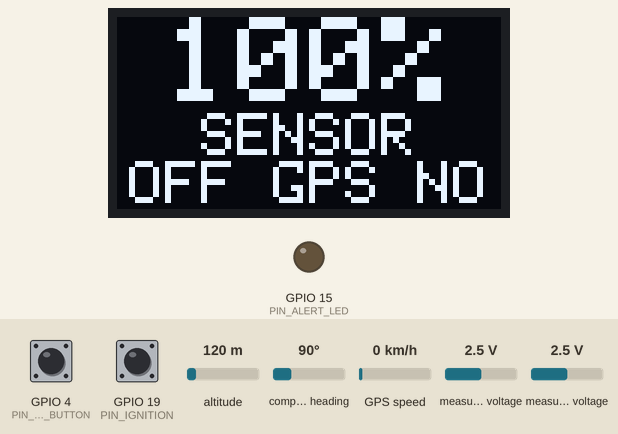
A sketch run on a simulated ESP32. Parts: 128×64 one-colour display, output pins drawn as LEDs (lit = HIGH). Inputs (shaded band) come from the test bench; at power-on: measured voltage 2.5 V, GPS speed 0 km/h, GPIO 19 (PIN_IGNITION) HIGH, GPIO 4 (PIN_TEST_BUTTON) HIGH, altitude 120 m, compass heading 90°. WiFi joins after 1.5 s; servers stay silent unless stated; the GPS gets a fix after 3 s at 37.7749, -122.4194 with 8 satellites; what the sketch prints to the serial monitor is not drawn.

Above: at 3.5 s.
3.6 s: measured voltage (sensor 200) set to 0.1 V
At 4.2 s:
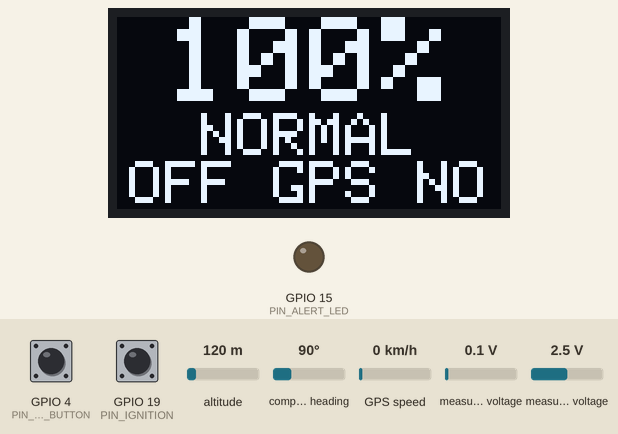
7.3 s: GPS speed set to 6 km/h
11.1 s: GPS speed set to 9 km/h
At 15.0 s:
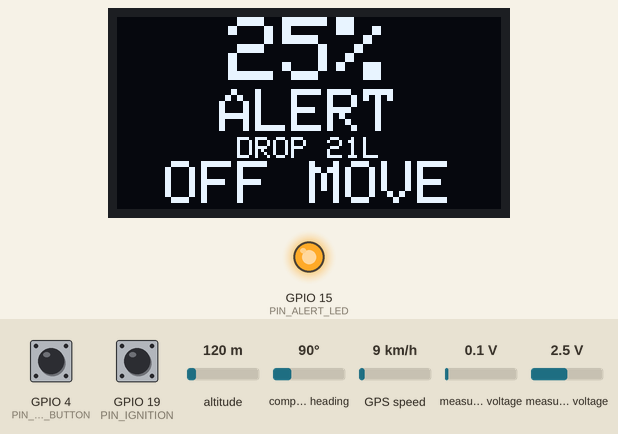
15.2 s: GPIO 19 (PIN_IGNITION) pulled LOW for 1 s
At 17.2 s:
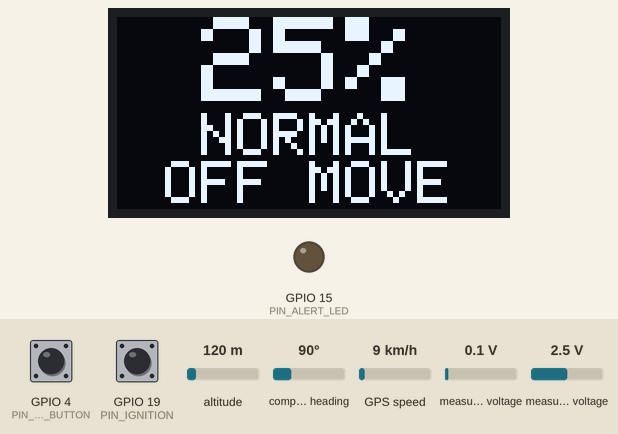
20.3 s: measured voltage (sensor 200) set to 2.5 V
At 21.0 s:
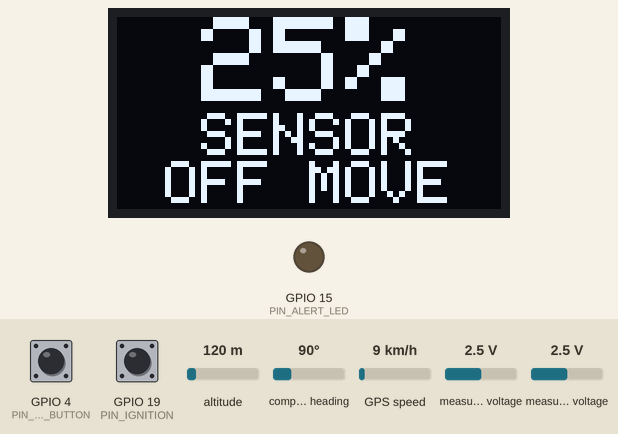
23.8 s: GPIO 19 (PIN_IGNITION) pulled LOW for 3.2 s
At 27.2 s:
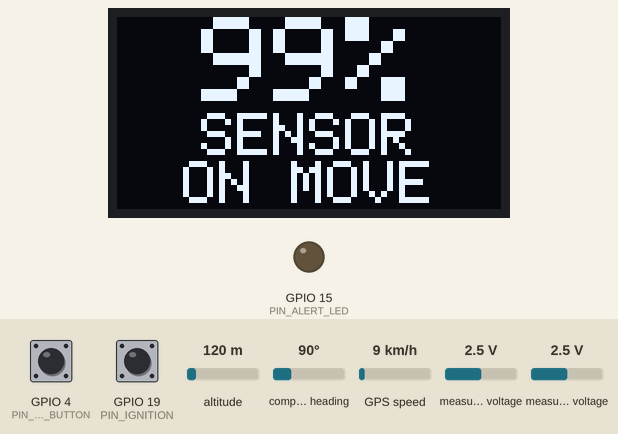
Timing chart, 0 to 28.7 s (numbered marks = the images above; inputs shaded):
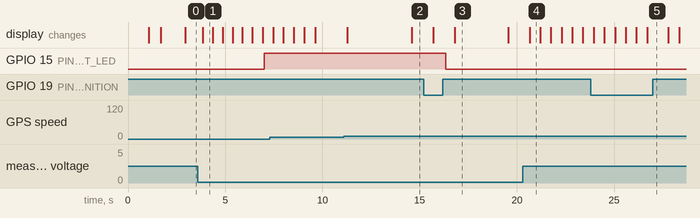

Measured:
- the behaviour switches between 7 and 8 km/h on GPS speed (found by bisection; images 1 and 2)
- after the input at 3.6 s, GPIO 15 (PIN_ALERT_LED): LOW → HIGH after 3.4 s; the display: changes after 0.25 s (image 1)
- after the input at 11.1 s, the display: first differs from a run without the input after 3.5 s (image 2)
- after the input at 15.2 s, GPIO 15 (PIN_ALERT_LED): HIGH → LOW after 1.1 s instead of 2.2 s; the display: first changes after 0.50 s (image 3 shows a later state)
- after the input at 20.3 s, the display: changes after 0.35 s (image 4)
- after the input at 23.8 s, the display: first differs from a run without the input after 0.70 s (image 5 shows a later state)
- what the display in image 1 shows lasts 0.5 s, from 3.9 s to 4.4 s

The sketch:

SmartT_Core_Demo.ino
```cpp
#include <Arduino.h>
#include <Wire.h>

#include "Config.h"
#include "Types.h"
#include "FuelSensor.h"
#include "FuelFilter.h"
#include "GpsContext.h"
#include "EventDetector.h"
#include "OledView.h"
#include "WebDashboard.h"
#include "LocalServerClient.h"

DashboardState dashboard;
FuelSensor fuelSensor;
FuelFilter fuelFilter;
GpsContext gpsContext;
EventDetector eventDetector;
OledView oledView;

#if SMARTT_ENABLE_WIFI_DASHBOARD
WebServer server(80);
WebDashboard webDashboard(server);
#if SMARTT_ENABLE_LOCAL_SERVER_PUSH
LocalServerClient localServerClient;
#endif
#endif

uint32_t lastSampleMs = 0;
uint32_t lastSerialMs = 0;
uint32_t lastOledMs = 0;

void readVehicleInputs() {
  dashboard.vehicle.ignitionOn = (digitalRead(PIN_IGNITION) == LOW);
  dashboard.vehicle.testPressed = (digitalRead(PIN_TEST_BUTTON) == LOW);
}

void updateFuelAndContext(uint32_t now) {
  readVehicleInputs();
  fuelSensor.read(dashboard);
  fuelFilter.update(dashboard, now);
  fuelSensor.updateHealth(dashboard, now);
  gpsContext.update(dashboard, now);
  eventDetector.update(dashboard, now);
}

void updateAlertLed() {
#if SMARTT_ENABLE_ALERT_LED
  bool active = (dashboard.currentEvent.alert != "NONE") ||
                (eventDetector.state() == DETECTOR_DROP_CANDIDATE) ||
                (eventDetector.state() == DETECTOR_THEFT_ALERT);
  digitalWrite(PIN_ALERT_LED, active ? HIGH : LOW);
#endif
}

void printBootSummary() {
  Serial.println();
  Serial.println("SmartT Core Demo");
  Serial.println("Pins: ADS1115 I2C 21/22, OLED SPI 5/23/17/16/18, ignition 19, test 4, GPS UART2 13/14");
  Serial.println("GPIO2 is not used.");
}

void setup() {
  Serial.begin(115200);
  delay(1000);
  printBootSummary();

  pinMode(PIN_IGNITION, INPUT_PULLUP);
  pinMode(PIN_TEST_BUTTON, INPUT_PULLUP);

#if SMARTT_ENABLE_ALERT_LED
  pinMode(PIN_ALERT_LED, OUTPUT);
  digitalWrite(PIN_ALERT_LED, LOW);
#endif

  Wire.begin(PIN_I2C_SDA, PIN_I2C_SCL);
  Wire.setClock(I2C_CLOCK_HZ);

  gpsContext.begin();
  Serial.print("GPS UART2: RX GPIO");
  Serial.print(PIN_GPS_RX);
  Serial.print(" TX GPIO");
  Serial.println(PIN_GPS_TX);

  dashboard.sensor.adsReady = fuelSensor.begin();
  if (dashboard.sensor.adsReady) {
    Serial.println("ADS1115 OK at 0x48, gain +/-4.096V");
  } else {
    Serial.println("ADS1115 not found. Check I2C wiring and ADDR -> GND.");
  }

  dashboard.sensor.oledReady = oledView.begin();
  if (!dashboard.sensor.oledReady) {
    Serial.println("OLED init failed. Serial JSON will still run.");
  }

#if SMARTT_ENABLE_WIFI_DASHBOARD
  webDashboard.begin(dashboard);
#if SMARTT_ENABLE_LOCAL_SERVER_PUSH
  localServerClient.begin();
#endif
#endif

  uint32_t now = millis();
  readVehicleInputs();
  fuelSensor.read(dashboard);
  fuelFilter.update(dashboard, now);
  fuelSensor.updateHealth(dashboard, now);
  gpsContext.update(dashboard, now);
  eventDetector.begin(dashboard, now);
  eventDetector.update(dashboard, now);
  updateAlertLed();
  oledView.draw(dashboard);
}

void loop() {
  uint32_t now = millis();

#if SMARTT_ENABLE_WIFI_DASHBOARD
  webDashboard.handleClient();
#endif

  gpsContext.read();

  if (now - lastSampleMs >= SAMPLE_INTERVAL_MS) {
    lastSampleMs = now;
    updateFuelAndContext(now);
    updateAlertLed();
  }

  if (now - lastSerialMs >= SERIAL_INTERVAL_MS) {
    lastSerialMs = now;
#if SMARTT_ENABLE_WIFI_DASHBOARD
    String telemetryJson = webDashboard.telemetryJson();
    Serial.println(telemetryJson);
#if SMARTT_ENABLE_LOCAL_SERVER_PUSH
    localServerClient.maybePost(telemetryJson, now);
#endif
#else
    Serial.println("{}");
#endif
  }

  if (now - lastOledMs >= OLED_INTERVAL_MS) {
    lastOledMs = now;
    oledView.draw(dashboard);
  }
}
```

EventDetector.h
```cpp
#pragma once

#include <Arduino.h>
#include "Types.h"

class EventDetector {
public:
  void begin(DashboardState& state, uint32_t now);
  void update(DashboardState& state, uint32_t now);
  DetectorState state() const { return state_; }

private:
  DetectorState state_ = DETECTOR_BOOT;
  DetectorState previousState_ = DETECTOR_BOOT;
  bool lastIgnitionOn_ = false;
  uint32_t stateStartMs_ = 0;
  uint32_t ignitionChangedMs_ = 0;

  float parkedBaselinePct_ = 0.0f;
  bool parkedBaselineReady_ = false;
  float candidateStartFuelPct_ = 0.0f;
  float candidateReferenceFuelPct_ = 0.0f;
  float candidateDropPct_ = 0.0f;
  float candidateWorstDropPct_ = 0.0f;
  uint32_t candidateStartMs_ = 0;

  uint32_t alertHoldUntilMs_ = 0;
  bool theftConfirmedWhileIgnitionOff_ = false;
  uint8_t confidence_ = 0;
  uint32_t lastStableUpdateMs_ = 0;
  uint32_t testHoldUntilMs_ = 0;
  uint32_t testAlertHoldUntilMs_ = 0;
  bool lastTestPressed_ = false;

  FuelEvent eventLog_[EVENT_LOG_SIZE];
  uint8_t eventLogCount_ = 0;
  uint8_t eventLogNext_ = 0;
  String lastLoggedMessage_ = "";

  void setDetectorState(DetectorState nextState, uint32_t now);
  void setCurrentEvent(DashboardState& state, const char* code, const char* alert,
                       const char* ruleResult, float deltaPercent, uint8_t confidence,
                       uint32_t now);
  const char* eventMessage(const char* code, const char* alert) const;
  void maybeLogCurrentEvent(DashboardState& state);
  void logEvent(DashboardState& state, const FuelEvent& event);
  void syncEventLog(DashboardState& state);

  void updateTestButton(const DashboardState& state, uint32_t now);
  void updateIgnitionTransition(DashboardState& state, uint32_t now);
  void maybeUpdateStableBaseline(const DashboardState& state, uint32_t now, float fuel);
  void startRefuelCandidate(DashboardState& state, uint32_t now, float fuel);
  void updateRefuelCandidate(DashboardState& state, uint32_t now, float fuel);
  void clearDropCandidate();
  void startDropCandidate(DashboardState& state, uint32_t now, float fuel, float dropPct);
  void updateDropCandidate(DashboardState& state, uint32_t now, float fuel);
  void updateTheftAlert(DashboardState& state, uint32_t now, float fuel);
  void updateFuelStateMachine(DashboardState& state, uint32_t now);
  void applyTestButtonOverride(DashboardState& state, uint32_t now);
  void exportDetectorToState(DashboardState& state);

  bool gpsAllowsParkedTheftDecision(DashboardState& state);
  bool signalLooksSloshy(const DashboardState& state) const;
  uint8_t computeTheftConfidence(DashboardState& state, float dropPct, float ratePctPerSec);
  uint8_t computeRefuelConfidence(const DashboardState& state, float risePct) const;
  uint8_t computeSloshingConfidence(const DashboardState& state) const;
};
```

FuelFilter.cpp
```cpp
#include "FuelFilter.h"

#include <math.h>

void FuelFilter::update(DashboardState& state, uint32_t now) {
  FuelTelemetry& fuel = state.fuel;

  if (!ready_) {
    reset(fuel.rawPercent, now);
    fuel.filteredPercent = filteredFuelPercent_;
    fuel.rawRatePercentPerSec = 0.0f;
    fuel.ratePercentPerSec = 0.0f;
    fuel.filterReady = true;
    fuel.liters = clampFloat(fuel.filteredPercent, 0.0f, 100.0f) *
                  state.tankCapacityLiters / 100.0f;
    updateStabilityMetrics(fuel);
    return;
  }

  float medianFuelPercent = medianFilteredFuel(fuel.rawPercent);
  float previousFiltered = filteredFuelPercent_;
  filteredFuelPercent_ += FUEL_EMA_ALPHA * (medianFuelPercent - filteredFuelPercent_);

  float rawRate = 0.0f;
  if (lastRateMs_ > 0 && now > lastRateMs_) {
    float dtSeconds = (float)(now - lastRateMs_) / 1000.0f;
    rawRate = (filteredFuelPercent_ - previousFiltered) / dtSeconds;
  }

  fuelRatePctPerSec_ += RATE_EMA_ALPHA * (rawRate - fuelRatePctPerSec_);
  lastRateMs_ = now;

  addStabilitySample(filteredFuelPercent_);

  fuel.filteredPercent = filteredFuelPercent_;
  fuel.rawRatePercentPerSec = rawRate;
  fuel.ratePercentPerSec = fuelRatePctPerSec_;
  fuel.filterReady = true;
  fuel.liters = clampFloat(fuel.filteredPercent, 0.0f, 100.0f) *
                state.tankCapacityLiters / 100.0f;
  updateStabilityMetrics(fuel);
}

void FuelFilter::reset(float seed, uint32_t now) {
  filteredFuelPercent_ = seed;
  fuelRatePctPerSec_ = 0.0f;
  lastRateMs_ = now;

  for (uint8_t i = 0; i < FUEL_MEDIAN_SIZE; i++) {
    medianBuffer_[i] = seed;
  }
  medianIndex_ = 0;
  medianCount_ = FUEL_MEDIAN_SIZE;

  for (uint8_t i = 0; i < FUEL_STABILITY_WINDOW_SIZE; i++) {
    stabilityWindow_[i] = seed;
  }
  stabilityIndex_ = 0;
  stabilityCount_ = FUEL_STABILITY_WINDOW_SIZE;
  ready_ = true;
}

float FuelFilter::medianFilteredFuel(float sample) {
  medianBuffer_[medianIndex_] = sample;
  medianIndex_ = (medianIndex_ + 1) % FUEL_MEDIAN_SIZE;
  if (medianCount_ < FUEL_MEDIAN_SIZE) {
    medianCount_++;
  }

  float sorted[FUEL_MEDIAN_SIZE];
  for (uint8_t i = 0; i < medianCount_; i++) {
    sorted[i] = medianBuffer_[i];
  }

  for (uint8_t i = 1; i < medianCount_; i++) {
    float key = sorted[i];
    int8_t j = i - 1;
    while (j >= 0 && sorted[j] > key) {
      sorted[j + 1] = sorted[j];
      j--;
    }
    sorted[j + 1] = key;
  }

  return sorted[medianCount_ / 2];
}

void FuelFilter::addStabilitySample(float sample) {
  stabilityWindow_[stabilityIndex_] = sample;
  stabilityIndex_ = (stabilityIndex_ + 1) % FUEL_STABILITY_WINDOW_SIZE;
  if (stabilityCount_ < FUEL_STABILITY_WINDOW_SIZE) {
    stabilityCount_++;
  }
}

float FuelFilter::stabilitySampleAt(uint8_t chronologicalIndex) const {
  if (stabilityCount_ < FUEL_STABILITY_WINDOW_SIZE) {
    return stabilityWindow_[chronologicalIndex];
  }

  return stabilityWindow_[(stabilityIndex_ + chronologicalIndex) % FUEL_STABILITY_WINDOW_SIZE];
}

void FuelFilter::updateStabilityMetrics(FuelTelemetry& fuel) const {
  if (stabilityCount_ < 2) {
    fuel.signalStability = 100.0f;
    fuel.sloshingScore = 0.0f;
    return;
  }

  float minValue = stabilitySampleAt(0);
  float maxValue = minValue;
  float firstValue = minValue;
  float previous = minValue;
  float totalAbsStep = 0.0f;
  int8_t previousDirection = 0;
  uint8_t directionChanges = 0;

  for (uint8_t i = 1; i < stabilityCount_; i++) {
    float value = stabilitySampleAt(i);
    if (value < minValue) {
      minValue = value;
    }
    if (value > maxValue) {
      maxValue = value;
    }

    float step = value - previous;
    float absStep = fabs(step);
    totalAbsStep += absStep;

    int8_t direction = 0;
    if (absStep > 0.05f) {
      direction = step > 0.0f ? 1 : -1;
    }

    if (direction != 0 && previousDirection != 0 && direction != previousDirection) {
      directionChanges++;
    }
    if (direction != 0) {
      previousDirection = direction;
    }

    previous = value;
  }

  float lastValue = stabilitySampleAt(stabilityCount_ - 1);
  float range = maxValue - minValue;
  float meanAbsStep = totalAbsStep / (float)(stabilityCount_ - 1);
  float sustainedChange = fabs(lastValue - firstValue);

  float instability = range * 6.0f + meanAbsStep * 10.0f + directionChanges * 4.0f;
  float oscillation = range * 8.0f + meanAbsStep * 14.0f +
                      directionChanges * 8.0f - sustainedChange * 6.0f;

  fuel.signalStability = 100.0f - clampFloat(instability, 0.0f, 100.0f);
  fuel.sloshingScore = clampFloat(oscillation, 0.0f, 100.0f);
}
```

FuelFilter.h
```cpp
#pragma once

#include <Arduino.h>
#include "Types.h"

class FuelFilter {
public:
  void update(DashboardState& state, uint32_t now);
  bool ready() const { return ready_; }

private:
  bool ready_ = false;
  float filteredFuelPercent_ = 0.0f;
  float fuelRatePctPerSec_ = 0.0f;
  uint32_t lastRateMs_ = 0;

  float medianBuffer_[FUEL_MEDIAN_SIZE] = {0.0f};
  uint8_t medianIndex_ = 0;
  uint8_t medianCount_ = 0;

  float stabilityWindow_[FUEL_STABILITY_WINDOW_SIZE] = {0.0f};
  uint8_t stabilityIndex_ = 0;
  uint8_t stabilityCount_ = 0;

  void reset(float seed, uint32_t now);
  float medianFilteredFuel(float sample);
  void addStabilitySample(float sample);
  float stabilitySampleAt(uint8_t chronologicalIndex) const;
  void updateStabilityMetrics(FuelTelemetry& fuel) const;
};
```

FuelSensor.cpp
```cpp
#include "FuelSensor.h"

#include <math.h>

bool FuelSensor::begin() {
  bool ready = ads_.begin(ADS1115_ADDRESS);
  if (ready) {
    ads_.setGain(GAIN_ONE);
  }
  return ready;
}

void FuelSensor::read(DashboardState& state) {
  FuelTelemetry& fuel = state.fuel;

  if (state.sensor.adsReady) {
    fuel.voltsA0 = readAdsVoltage(0, fuel.rawA0);
    fuel.voltsA1 = readAdsVoltage(1, fuel.rawA1);

    fuel.percentA0 = voltageToPercent(fuel.voltsA0, FUEL_A0_EMPTY_V, FUEL_A0_FULL_V);
    fuel.percentA1 = voltageToPercent(fuel.voltsA1, FUEL_A1_EMPTY_V, FUEL_A1_FULL_V);
  } else {
    fuel.rawA0 = 0;
    fuel.rawA1 = 0;
    fuel.voltsA0 = 0.0f;
    fuel.voltsA1 = 0.0f;
    fuel.percentA0 = 0.0f;
    fuel.percentA1 = 0.0f;
  }

#if SMARTT_USE_A1_BACKUP_AS_MAIN_FUEL
  fuel.rawPercent = fuel.percentA1;
#else
  fuel.rawPercent = fuel.percentA0;
#endif

  fuel.liters = clampFloat(fuel.filteredPercent, 0.0f, 100.0f) *
                state.tankCapacityLiters / 100.0f;
}

void FuelSensor::updateHealth(DashboardState& state, uint32_t now) {
  FuelTelemetry& fuel = state.fuel;
  SensorHealth& sensor = state.sensor;

  if (!sensor.adsReady) {
    sensor.healthy = false;
    sensor.status = "ADS_MISSING";
    return;
  }

  float fuelPctUnclamped = selectedFuelPercentUnclamped(fuel);
  if (fuelPctUnclamped < SENSOR_VALID_LOW_MARGIN_PCT ||
      fuelPctUnclamped > SENSOR_VALID_HIGH_MARGIN_PCT) {
    sensor.healthy = false;
    sensor.status = "OUT_OF_RANGE";
    return;
  }

  if (lastSensorChangeMs_ == 0) {
    lastSensorCheckFuelPct_ = fuel.rawPercent;
    lastSensorChangeMs_ = now;
  }

  if (fabs(fuel.rawPercent - lastSensorCheckFuelPct_) > SENSOR_STUCK_EPS_PCT) {
    lastSensorCheckFuelPct_ = fuel.rawPercent;
    lastSensorChangeMs_ = now;
    sensor.healthy = true;
    sensor.status = "OK";
    return;
  }

  // A long flat reading is valid for a parked fuel tank; report it without faulting.
  if (now - lastSensorChangeMs_ > SENSOR_STUCK_MS) {
    sensor.healthy = true;
    sensor.status = "STABLE_SIGNAL";
    return;
  }

  sensor.healthy = true;
  sensor.status = "OK";
}

float FuelSensor::readAdsVoltage(uint8_t channel, int16_t& rawOut) {
  int32_t rawTotal = 0;
  float voltTotal = 0.0f;

  for (uint8_t i = 0; i < ADS1115_SAMPLE_COUNT; i++) {
    int16_t raw = ads_.readADC_SingleEnded(channel);
    rawTotal += raw;
    voltTotal += ads_.computeVolts(raw);
    delay(2);
  }

  rawOut = (int16_t)(rawTotal / ADS1115_SAMPLE_COUNT);
  return voltTotal / ADS1115_SAMPLE_COUNT;
}

float FuelSensor::voltageToPercent(float volts, float emptyVolts, float fullVolts) const {
  return clampFloat(voltageToPercentUnclamped(volts, emptyVolts, fullVolts), 0.0f, 100.0f);
}

float FuelSensor::voltageToPercentUnclamped(float volts, float emptyVolts, float fullVolts) const {
  float span = fullVolts - emptyVolts;
  if (fabs(span) < 0.001f) {
    return 0.0f;
  }

  return ((volts - emptyVolts) * 100.0f) / span;
}

float FuelSensor::selectedFuelPercentUnclamped(const FuelTelemetry& fuel) const {
#if SMARTT_USE_A1_BACKUP_AS_MAIN_FUEL
  return voltageToPercentUnclamped(fuel.voltsA1, FUEL_A1_EMPTY_V, FUEL_A1_FULL_V);
#else
  return voltageToPercentUnclamped(fuel.voltsA0, FUEL_A0_EMPTY_V, FUEL_A0_FULL_V);
#endif
}
```

FuelSensor.h
```cpp
#pragma once

#include <Arduino.h>
#include <Adafruit_ADS1X15.h>
#include "Types.h"

class FuelSensor {
public:
  bool begin();
  void read(DashboardState& state);
  void updateHealth(DashboardState& state, uint32_t now);

private:
  Adafruit_ADS1115 ads_;
  uint32_t lastSensorChangeMs_ = 0;
  float lastSensorCheckFuelPct_ = 0.0f;

  float readAdsVoltage(uint8_t channel, int16_t& rawOut);
  float voltageToPercent(float volts, float emptyVolts, float fullVolts) const;
  float voltageToPercentUnclamped(float volts, float emptyVolts, float fullVolts) const;
  float selectedFuelPercentUnclamped(const FuelTelemetry& fuel) const;
};
```

GpsContext.cpp
```cpp
#include "GpsContext.h"

void GpsContext::begin() {
  Serial2.begin(GPS_BAUD, SERIAL_8N1, PIN_GPS_RX, PIN_GPS_TX);
}

void GpsContext::read() {
  while (Serial2.available() > 0) {
    gps_.encode(Serial2.read());
  }
}

void GpsContext::update(DashboardState& state, uint32_t now) {
  GpsTelemetry& gps = state.gps;

  gps.locationAgeMs = gps_.location.age();
  gps.speedAgeMs = gps_.speed.age();
  gps.dataFresh = gps_.location.isValid() && gps.locationAgeMs < GPS_VALID_MAX_AGE_MS;
  gps.speedFresh = gps_.speed.isValid() && gps.speedAgeMs < GPS_VALID_MAX_AGE_MS;
  gps.fix = gps.dataFresh;

  if (gps.dataFresh) {
    gps.lat = gps_.location.lat();
    gps.lon = gps_.location.lng();
    gps.state = "Fresh";
  } else {
    gps.lat = 0.0f;
    gps.lon = 0.0f;
    gps.state = gps_.location.isValid() ? "Stale" : "Acquiring";
  }

  gps.speedKmh = gps.speedFresh ? gps_.speed.kmph() : 0.0f;
  gps.satellites = gps_.satellites.isValid() ? gps_.satellites.value() : 0;

  if (gps_.time.isValid() && gps_.time.age() < GPS_VALID_MAX_AGE_MS) {
    char buf[16];
    snprintf(buf, sizeof(buf), "%02d:%02d:%02d",
             gps_.time.hour(), gps_.time.minute(), gps_.time.second());
    gps.timeText = String(buf);
  } else {
    gps.timeText = "--";
  }

  updateMotionContext(gps, now);
}

void GpsContext::updateMotionContext(GpsTelemetry& gps, uint32_t now) {
  gps.usedInDecision = false;
  gps.decisionContext = "GPS_NOT_USED";

  if (!gps.speedFresh) {
    movingSinceMs_ = 0;
    stationarySinceMs_ = 0;
    gps.motionState = gps.fix ? "ACQUIRING" : "UNKNOWN";
    gps.stationary = false;
    gps.moving = false;
    gps.decisionContext = "GPS_UNAVAILABLE_FALLBACK";
    return;
  }

  if (gps.speedKmh <= GPS_STATIONARY_KMH) {
    movingSinceMs_ = 0;
    if (stationarySinceMs_ == 0) {
      stationarySinceMs_ = now;
    }

    gps.motionState = "STATIONARY";
    gps.stationary = (now - stationarySinceMs_ >= GPS_MOTION_CONFIRM_MS);
    gps.moving = false;
    return;
  }

  if (gps.speedKmh >= GPS_MOVING_KMH) {
    stationarySinceMs_ = 0;
    if (movingSinceMs_ == 0) {
      movingSinceMs_ = now;
    }

    gps.motionState = "MOVING";
    gps.stationary = false;
    gps.moving = (now - movingSinceMs_ >= GPS_MOTION_CONFIRM_MS);
    return;
  }

  movingSinceMs_ = 0;
  stationarySinceMs_ = 0;
  gps.motionState = "SLOW_MOVEMENT";
  gps.stationary = false;
  gps.moving = false;
}
```

Source omitted: DashboardAssets.h (42488 bytes), EventDetector.cpp (23779 bytes), GpsContext.h (349 bytes), LocalServerClient.cpp (2965 bytes), LocalServerClient.h (495 bytes), OledView.cpp (3498 bytes), OledView.h (737 bytes), Secrets.example.h (329 bytes), Types.h (2297 bytes), WebDashboard.cpp (10665 bytes), WebDashboard.h (1110 bytes), Config.h (4022 bytes)
